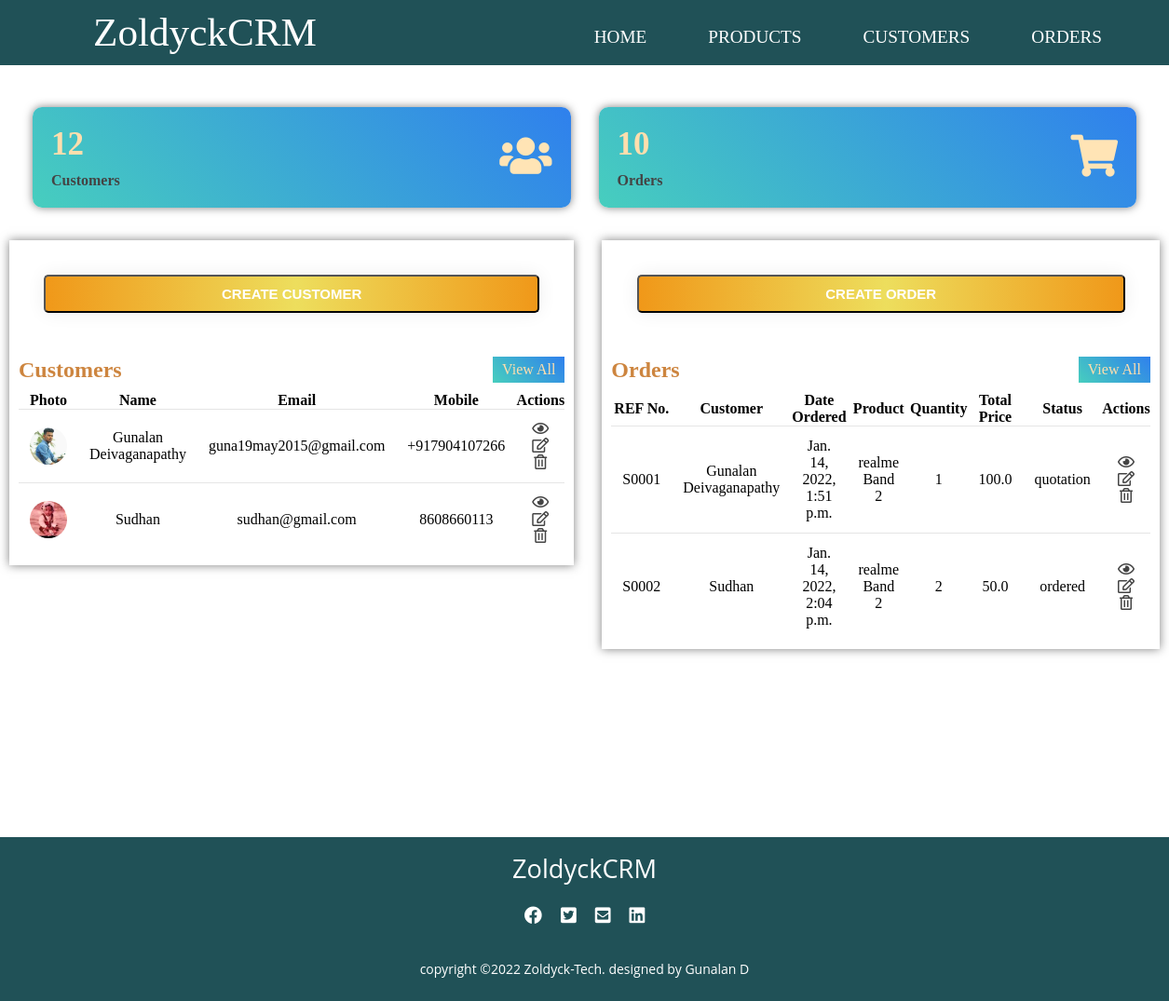
The page / on the database its author committed.
### accounts/models.py (models this page shows, shortened)
class Customer(models.Model):
    customer_pic = models.ImageField(upload_to='media/customer_pics', blank=True)
    customer_name = models.CharField(max_length=50, null= True)
    customer_email = models.CharField(max_length=200 , null= True)
    customer_mobile = models.CharField(max_length=50 , null= True)
    date_created = models.DateTimeField(auto_now_add=True , null= True)
    def __str__(self):
        return self.customer_name

class SaleOrder(models.Model):
    STATUS = (
        ('quotation', 'Quotation'),
        ('ordered', 'Ordered'),
        ('pending', 'Pending'),
        ('delivered', 'Delivered'),
        ('cancelled', 'Cancelled'),
    )
    sale_order_referencenumber = models.CharField(max_length=200, null= True)
    sale_order_customer = models.ForeignKey(Customer, on_delete=models.SET_NULL, null= True) # added a realtionship between the two models
    sale_order_product =  models.ForeignKey(Product, on_delete=models.SET_NULL, null= True)
    sale_order_quantity = models.IntegerField(null= True)
    sale_order_total_price = models.FloatField(null= True)
    status = models.CharField(max_length=200, null= True , choices=STATUS, default='quotation')
    sale_order_date = models.DateTimeField(auto_now_add=True , null= True)

class Product(models.Model):
    CATEGORIES = (
        ('service', 'Service'),
        ('stockable', 'Stockable'),
    )
    product_name = models.CharField(max_length=200, null= True)
    product_price = models.FloatField(null= True)
    product_category = models.CharField(max_length=200, null= True , choices=CATEGORIES)
    product_description = models.CharField(max_length=200, null= True)
    date_created = models.DateTimeField(auto_now_add=True , null= True)
    product_tag = models.ManyToManyField(ProductTag ,blank=True)
    def __str__(self):
        return self.product_name

### accounts/views.py (the view)
# urls.py: path('',views.home, name='home'),
def home(request):
    orders = SaleOrder.objects.all()
    customers = Customer.objects.all()
    context = {
        'orders': orders,
        'customers': customers,
    }
    return render(request, 'accounts/home.html',context)

### accounts/templates/accounts/home.html
{% extends 'accounts/layout.html'%}
{% block content %}
<section>
    <div class="main">
        <div class="cards">
            <div class="card">
                <div class="card-content">
                    <div class="number">12</div>
                    <div class="card-name">Customers</div>
                </div>
                <div class="icon-box">
                    <i class="fas fa-users"></i>
                </div>
            </div>
            <div class="card">
                <div class="card-content">
                    <div class="number">10</div>
                    <div class="card-name">Orders</div>
                </div>
                <div class="icon-box">
                    <i class="fas fa-shopping-cart"></i>
                </div>
            </div>
        </div>
        <div class="tables">
            <div class="latest-customers">
                <div class="button">
                    <button class="crt-cus"><a href="">CREATE CUSTOMER</a></button>
                </div>
                <div class="heading">
                    <h2>Customers</h2>
                    <a href="#" class="btn">View All</a>
                </div>
                <table class="customers">
                    <thead>
                        <tr>
                            <th>Photo</th>
                            <th>Name</th>
                            <th>Email</th>
                            <th>Mobile</th>
                            <th>Actions</th>
                        </tr>
                    </thead>
                    <tbody>
                        {% for cus in customers %}
                        <tr>
                            <td>
                                <div class="img-box-small">
                                    <img src="{{ cus.customer_pic.url }}">
                                </div>
                            </td>
                            <td>{{ cus.customer_name }}</td>
                            <td>{{ cus.customer_email }}</td>
                            <td>{{ cus.customer_mobile }}</td>
                            <td>
                                <i class="far fa-eye"></i>
                                <i class="far fa-edit"></i>
                                <i class="far fa-trash-alt"></i>
                            </td>
                        </tr>
                        {% endfor %}
                    </tbody>
                </table>
            </div>
            <div class="latest-orders">
                <div class="button">
                    <button class="crt-ord"><a href="">CREATE ORDER</a></button>
                </div>
                <div class="heading">
                    <h2>Orders</h2>
                    <a href="#" class="btn">View All</a>
                </div>
                <table class="orders">
                    <thead>
                        <tr>
                            <th>REF No.</th>
                            <th>Customer</th>
                            <th>Date Ordered</th>
                            <th>Product</th>
                            <th>Quantity</th>
                            <th>Total Price</th>
                            <th>Status</th>
                            <th>Actions</th>
                        </tr>
                    </thead>
                    <tbody>
                        {% for ord in orders %}
                        <tr>
                             <td>{{ ord.sale_order_referencenumber  }}</td>
                             <td>{{ ord.sale_order_customer }}</td>
                             <td>{{ ord.sale_order_date }}</td>
                             <td>{{ ord.sale_order_product  }}</td>
                             <td>{{ ord.sale_order_quantity }}</td>
                             <td>{{ ord.sale_order_total_price  }}</td>
                             <td>{{ ord.status  }}</td>
                            <td>
                                <i class="far fa-eye"></i>
                                <i class="far fa-edit"></i>
                                <i class="far fa-trash-alt"></i>
                            </td>
                        </tr>
                        {% endfor %}
                    </tbody>
                </table>
            </div>
        </div>
    </div>
</section>
{% endblock %}

### accounts/static/css/main.css (style rules this page uses)
* { margin: 0; padding: 0; box-sizing: border-box; text-decoration: none; }
body { font-family: Candara; }
.cards { margin-top: 20px; width:100%; padding: 25px 35px; display: grid; grid-template-columns: repeat(2, 1fr); grid-gap: 30px; }
.cards .card { background: linear-gradient(45deg,#47cebe,#2f80ed); border-radius: 10px; padding: 20px; display: flex; align-items: center; justify-content: space-between; box-shadow: 0px 0px 10px rgba(0,0,0,0.5); }
.number { font-size:35px; font-weight: 600; color: navajowhite; }
.card-name { color: #444; font-weight: 600; }
.icon-box { font-size: 45px; color: moccasin; }
.tables { width:100%; display: grid; grid-template-columns: repeat(2, 1fr); padding: 10px; grid-gap: 30px; align-items: self-start; }
.img-box-small { position: relative; width: 40px; height: 40px; border-radius: 50%; overflow: hidden; text-align: center; }
.img-box-small img { position: absolute; top:0; left:0; width: 100%; height: 100%; object-fit: cover; }
.latest-orders , .latest-customers { background: #fff; padding: 10px; width: 100%; box-shadow: 0px 0px 10px rgba(0,0,0,0.5); }
.heading { display: flex; align-items: center; justify-content: space-between; color: peru; }
.btn { padding: 5px 10px; background: linear-gradient(45deg,#47cebe,#2f80ed); color: navajowhite; text-align: center; text-decoration: none; }
table { margin-top: 10px; width: 100%; border-collapse: collapse; text-align: center; }
table tr { border-bottom: 1px solid rgba(0,0,0,0.1) }
td { padding: 12px; }
table tbody tr:last-child { border-bottom: none; }
td i { color: #444; cursor: pointer; padding: 0 5px; }
.crt-cus ,.crt-ord { background: #fff; padding: 10px 15px; width: 25%; width: 100%; box-shadow: 0 0 20px #eee; border-radius: 5px; margin-bottom: 20px; background-image: linear-gradient(to right, #F09819 0%, #EDDE5D 51%, #F09819 100%); transition: 0.5s; color: #ffff; }
.crt-cus a ,.crt-ord a { color: #ffff; text-decoration: none; font-size: 15px; font-weight: bolder; }
.card-content { display: grid; grid-gap: 10px; }
.button { margin: 1.7rem; }

### rows shown on the page
Customer: customer_pic (picture), customer_name "Gunalan Deivaganapathy", customer_email "guna19may2015@gmail.com", customer_mobile "+917904107266"
Customer: customer_pic (picture), customer_name "Sudhan", customer_email "sudhan@gmail.com", customer_mobile "8608660113"
SaleOrder: sale_order_referencenumber "S0001", sale_order_customer "Gunalan Deivaganapathy", sale_order_date "Jan. 14, 2022, 1:51 p.m.", sale_order_product "realme Band 2", sale_order_quantity "1", sale_order_total_price "100.0", status "quotation"
SaleOrder: sale_order_referencenumber "S0002", sale_order_customer "Sudhan", sale_order_date "Jan. 14, 2022, 2:04 p.m.", sale_order_product "realme Band 2", sale_order_quantity "2", sale_order_total_price "50.0", status "ordered"
